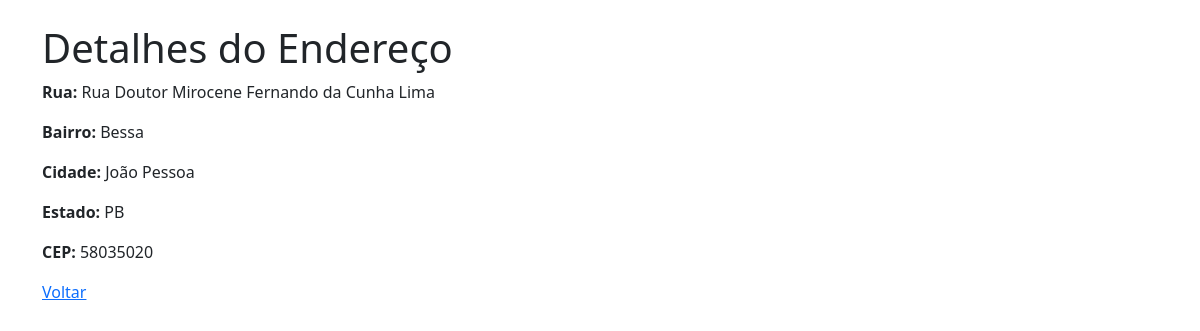
Screenshot of /detalhar/1/ with the database file from the repository.
### app/models.py (models this page shows, shortened)
class endereco(models.Model):  # Nome do modelo com "e" minúsculo
    cep = models.CharField(max_length=8)  # Exemplo: "01001000"
    rua = models.CharField(max_length=255)
    bairro = models.CharField(max_length=255)
    cidade = models.CharField(max_length=255)
    estado = models.CharField(max_length=2)  # Exemplo: "SP"

### app/views.py (the view)
# urls.py: path('detalhar/<int:pk>/', DetalharEnderecoView.as_view(), name='detalhar_endereco'),  # Detalhar endereço
class DetalharEnderecoView(DetailView):
    model = endereco
    template_name = 'detalhar_endereco.html'
    context_object_name = 'endereco'

### app/templates/detalhar_endereco.html
{% extends 'base.html' %}
{% block content %}
<h1>Detalhes do Endereço</h1>
<p><strong>Rua:</strong> {{ endereco.rua }}</p>
<p><strong>Bairro:</strong> {{ endereco.bairro }}</p>
<p><strong>Cidade:</strong> {{ endereco.cidade }}</p>
<p><strong>Estado:</strong> {{ endereco.estado }}</p>
<p><strong>CEP:</strong> {{ endereco.cep }}</p>
<a href="{% url 'listar_enderecos' %}">Voltar</a>
{% endblock %}

### rows the page displays
endereco: rua "Rua Doutor Mirocene Fernando da Cunha Lima", bairro "Bessa", cidade "João Pessoa", estado "PB", cep "58035020"
